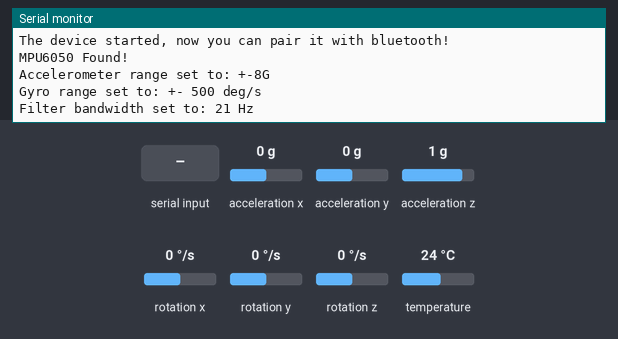
This sketch was run on a simulated ESP32. Parts: the last lines printed to the serial monitor. Inputs (shaded band) come from the test bench; at power-on: acceleration x 0 g, acceleration y 0 g, acceleration z 1 g, rotation x 0 °/s, rotation y 0 °/s, rotation z 0 °/s, temperature 24 °C. Nothing arrives over Bluetooth unless stated.

Above: at 1.3 s.
1.4 s: "bc" received over the second serial link
At 2.51 s:
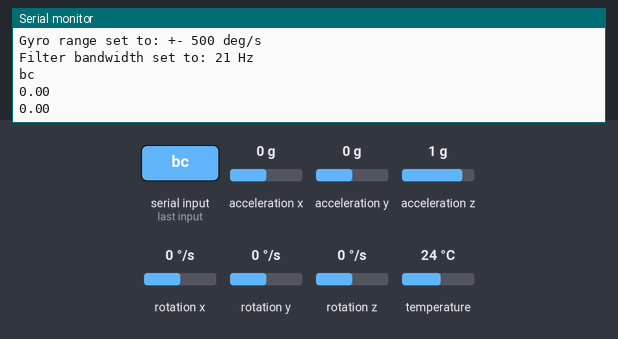
3.9 s: acceleration x set to -1.4 g
At 3.94 s:
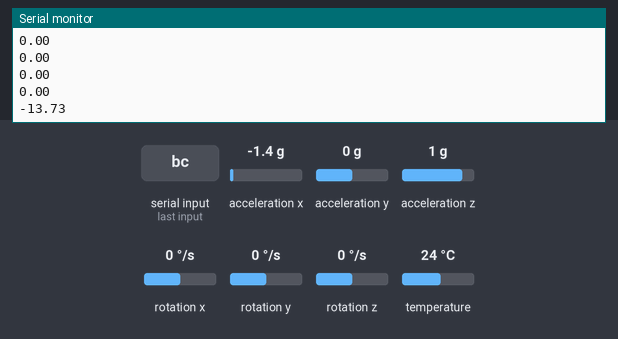
5.4 s: acceleration x set to -0.8 g
At 5.48 s:
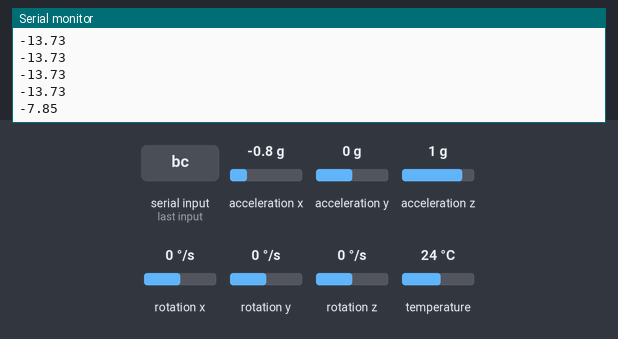
Timing chart, 0 to 8.4 s (numbered marks = the images above; inputs shaded):
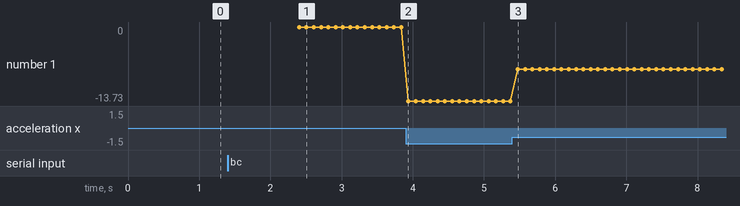

Measured:
- after the input at 1.4 s, the serial monitor: prints a new line after 1.0 s (image 1)
- after the input at 3.9 s, the serial monitor: prints a new line at once (image 2)
- after the input at 5.4 s, the serial monitor: prints a new line after 0.07 s (image 3)
- plotted number 1: 0 → -13.73 after the input at 3.9 s, -13.73 → -7.85 after the input at 5.4 s

The sketch:

esp32-feather.ino
```cpp
// (licence header left out)
#include <BluetoothSerial.h>
#include <Adafruit_MPU6050.h>
#include <Adafruit_Sensor.h>
#include <Wire.h>
#include <BluetoothSerial.h>

#if !defined(CONFIG_BT_ENABLED) || !defined(CONFIG_BLUEDROID_ENABLED)
#error Bluetooth is not enabled! Please run `make menuconfig` to and enable it
#endif

#if !defined(CONFIG_BT_SPP_ENABLED)
#error Serial Bluetooth not available or not enabled. It is only available for the ESP32 chip.
#endif

// Create sensor Object
Adafruit_MPU6050 mpu;
// Create Bluetooth Serial object
BluetoothSerial SerialBT;

bool status = false;

void setup(void) {

  Serial.begin(115200);
  while (!Serial)
    delay(10); // will pause Zero, Leonardo, etc until serial console opens

  // Initialize Bluetooth serial
  SerialBT.begin("ESP32-Fallkapsel_v3"); //Bluetooth device name
  Serial.println("The device started, now you can pair it with bluetooth!");

  // Try to initialize!
  if (!mpu.begin()) {
    Serial.println("Failed to find MPU6050 chip");
    while (1) {
      delay(10);
    }
  }
  Serial.println("MPU6050 Found!");
  mpu.setAccelerometerRange(MPU6050_RANGE_8_G);
  Serial.print("Accelerometer range set to: ");
  switch (mpu.getAccelerometerRange()) {
  case MPU6050_RANGE_2_G:
    Serial.println("+-2G");
    break;
  case MPU6050_RANGE_4_G:
    Serial.println("+-4G");
    break;
  case MPU6050_RANGE_8_G:
    Serial.println("+-8G");
    break;
  case MPU6050_RANGE_16_G:
    Serial.println("+-16G");
    break;
  }
  mpu.setGyroRange(MPU6050_RANGE_500_DEG);
  Serial.print("Gyro range set to: ");
  switch (mpu.getGyroRange()) {
  case MPU6050_RANGE_250_DEG:
    Serial.println("+- 250 deg/s");
    break;
  case MPU6050_RANGE_500_DEG:
    Serial.println("+- 500 deg/s");
    break;
  case MPU6050_RANGE_1000_DEG:
    Serial.println("+- 1000 deg/s");
    break;
  case MPU6050_RANGE_2000_DEG:
    Serial.println("+- 2000 deg/s");
    break;
  }

  mpu.setFilterBandwidth(MPU6050_BAND_21_HZ);
  Serial.print("Filter bandwidth set to: ");
  switch (mpu.getFilterBandwidth()) {
  case MPU6050_BAND_260_HZ:
    Serial.println("260 Hz");
    break;
  case MPU6050_BAND_184_HZ:
    Serial.println("184 Hz");
    break;
  case MPU6050_BAND_94_HZ:
    Serial.println("94 Hz");
    break;
  case MPU6050_BAND_44_HZ:
    Serial.println("44 Hz");
    break;
  case MPU6050_BAND_21_HZ:
    Serial.println("21 Hz");
    break;
  case MPU6050_BAND_10_HZ:
    Serial.println("10 Hz");
    break;
  case MPU6050_BAND_5_HZ:
    Serial.println("5 Hz");
    break;
  }

  Serial.println("");
  delay(100);
}

void loop() {
  String message = "";
  sensors_event_t a, g, temp;
  if (SerialBT.available()) {
    message = SerialBT.readString();
    Serial.println(message);
    if (message == "bc"){
      float lipoCharge = analogRead(35)  * (1.85 / 1023.0);
      if (lipoCharge < 3.7){
        // Batterycharge low
        SerialBT.println("BL");
      }else if (lipoCharge > 4.0){
        // Batterycharge High
        SerialBT.println("BH");
      }else{
        // Batterycharge Medium
        SerialBT.print("BM");
      }
    }
    if(message != ""){
      while(1){
           sensors_event_t a, g, temp;
            mpu.getEvent(&a, &g, &temp);
            float x = a.acceleration.x;
            float y = a.acceleration.y;
            float z = a.acceleration.z;
            Serial.println(x);
            SerialBT.print("S");
            SerialBT.print(x);
            SerialBT.print(',');
            SerialBT.print(y);
            SerialBT.print(',');
            SerialBT.print(z);
            SerialBT.print(',');
            SerialBT.print("E");

            delay(100);
      }
    }
  }
}
```
